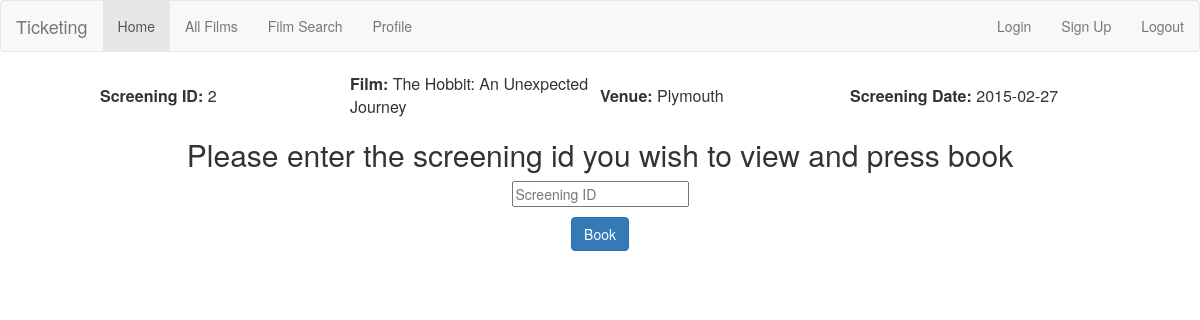
The app's page /ApacheWebServer-master/ApacheWebServer-master/www/booking.php?film=The+Hobbit:+An+Unexpected+Journey (signed in) with its own data.
### tables this page shows
CREATE TABLE IF NOT EXISTS `screenings` (
`screening_id` int(11) NOT NULL,
  `venue_id` int(11) NOT NULL,
  `film_id` int(11) NOT NULL,
  `screening_date` date NOT NULL,
  `screen_number` int(2) NOT NULL
);

CREATE TABLE IF NOT EXISTS `films` (
`film_id` int(11) NOT NULL,
  `imdb_id` varchar(10) NOT NULL,
  `film_name` varchar(60) NOT NULL,
  `age_rating` varchar(3) NOT NULL,
  `year` year(4) NOT NULL,
  `runtime` varchar(10) NOT NULL,
  `release_date` date NOT NULL,
  `genre` varchar(60) NOT NULL,
  `description` varchar(255) NOT NULL,
  `director` varchar(60) NOT NULL,
  `writers` varchar(60) NOT NULL,
  `language` varchar(60) NOT NULL,
  `origin` varchar(60) NOT NULL,
  `awards` varchar(60) NOT NULL,
  `metascore` int(2) NOT NULL,
  `imdb_rating` float NOT NULL,
  `imdb_votes` int(6) NOT NULL,
  `image_loc` varchar(255) NOT NULL,
  `actors` varchar(60) NOT NULL
);

CREATE TABLE IF NOT EXISTS `venues` (
`venue_id` int(11) NOT NULL,
  `venue_name` varchar(60) NOT NULL,
  `postcode` varchar(10) NOT NULL,
  `latitude` float NOT NULL,
  `longitude` float NOT NULL
);

### ApacheWebServer-master/ApacheWebServer-master/www/session.php (called while the page is built, shortened)
<?php
include('dbconf.php');
$check=$_SESSION['login_user'];
$ses_sql=mysqli_query($db,"SELECT user_id FROM users WHERE email='$check' ");
$row=mysqli_fetch_array($ses_sql,MYSQLI_ASSOC);
$login_ses=$row['user_id'];
?>

### ApacheWebServer-master/ApacheWebServer-master/www/booking.php (the view, shortened to what this page needs)
<?php
include('navbar.php');
include('session.php');
$film_name = $_GET["film"];
$sql="SELECT * FROM screenings JOIN venues USING (venue_id) JOIN films USING (film_id) WHERE film_name LIKE '%$film_name%'";
$result=mysqli_query($db,$sql);
$sql2="SELECT * FROM screenings JOIN films USING (film_id) WHERE film_name LIKE '%$film_name%'";
$result2=mysqli_query($db,$sql2);
if ($login_ses != null){
if($row2=mysqli_fetch_array($result2)){
while($row=mysqli_Fetch_array($result)){
	$screening_id=$row['screening_id'];
	$venue_name=$row['venue_name'];
	$screening_date=$row['screening_date'];
	$film_name=$row['film_name'];
echo "<body>
	<center><table width='' border='0' cellpadding='5' align='center' valign='center'>
	<tr>
		<td align='left' valign='center' width='250'>
		<b>Screening ID: </b>".$screening_id."
		</td>
		<td align='left' valign='center' width ='250'>
		<b>Film: </b>".$film_name."
		</td><td align='left' valign='center' width ='250'>
		<b>Venue: </b>".$venue_name."
		</td><td align='left' valign='center' width ='250'>
		<b>Screening Date: </b>".$screening_date."
		</td>
	</tr></table>
	</body></center>";
}
}else{
	echo "<h2><center>We're sorry there are no showings currently available for </br>".$film_name."</p> Please select a different film</p><a href ='index.php'> HOME</a></center></h2>";
}
echo"
<form action='' method='POST'>
	<center><h2 class='form-signin-heading'>Please enter the screening id you wish to view and press book</h2>
		<p><input type='text' name='screeningid' class='input-block-level' placeholder='Screening ID'></p>
		<p><button class='btn btn-large btn-primary' type='submit' value='submit' name='book'>Book
	</center>
</form>";
}else{
	echo "<h2><center> Please Login to book a ticket</center></h2>";
}
?>

### records on screen
screenings: screening_id "2", film.film_name "The Hobbit: An Unexpected Journey", venue.venue_name "Plymouth", screening_date "2015-02-27"
